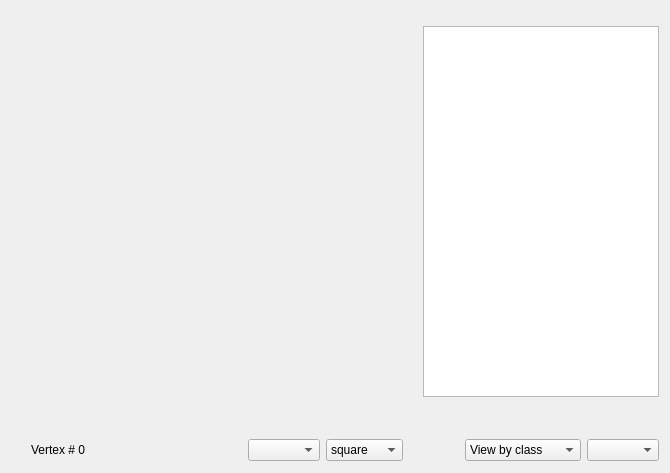
<?xml version="1.0" encoding="UTF-8"?>
<ui version="4.0">
 <class>WindowGroupPlot</class>
 <widget class="QWidget" name="WindowGroupPlot">
  <property name="geometry">
   <rect>
    <x>0</x>
    <y>0</y>
    <width>670</width>
    <height>473</height>
   </rect>
  </property>
  <property name="windowTitle">
   <string>Group Plot</string>
  </property>
  <layout class="QVBoxLayout" name="verticalLayout">
   <property name="spacing">
    <number>12</number>
   </property>
   <property name="bottomMargin">
    <number>12</number>
   </property>
   <item>
    <layout class="QHBoxLayout" name="horizontalLayout_2" stretch="1,0">
     <item>
      <widget class="WidgetGroupPlot" name="widgetPlot" native="true">
       <property name="sizePolicy">
        <sizepolicy hsizetype="Preferred" vsizetype="Preferred">
         <horstretch>1</horstretch>
         <verstretch>1</verstretch>
        </sizepolicy>
       </property>
       <property name="minimumSize">
        <size>
         <width>400</width>
         <height>300</height>
        </size>
       </property>
      </widget>
     </item>
     <item>
      <layout class="QVBoxLayout" name="verticalLayout_2">
       <property name="topMargin">
        <number>15</number>
       </property>
       <property name="bottomMargin">
        <number>30</number>
       </property>
       <item>
        <widget class="QListWidget" name="listWidget">
         <property name="flow">
          <enum>QListView::TopToBottom</enum>
         </property>
         <property name="isWrapping" stdset="0">
          <bool>true</bool>
         </property>
        </widget>
       </item>
      </layout>
     </item>
    </layout>
   </item>
   <item>
    <layout class="QHBoxLayout" name="horizontalLayout">
     <property name="spacing">
      <number>6</number>
     </property>
     <property name="leftMargin">
      <number>20</number>
     </property>
     <item>
      <widget class="QLabel" name="labelVertexNumber">
       <property name="text">
        <string>Vertex # 0</string>
       </property>
      </widget>
     </item>
     <item>
      <spacer name="horizontalSpacer">
       <property name="orientation">
        <enum>Qt::Horizontal</enum>
       </property>
       <property name="sizeHint" stdset="0">
        <size>
         <width>5</width>
         <height>5</height>
        </size>
       </property>
      </spacer>
     </item>
     <item>
      <widget class="QComboBox" name="comboBoxConfigClass"/>
     </item>
     <item>
      <widget class="QComboBox" name="comboBoxConfigShape">
       <item>
        <property name="text">
         <string>square</string>
        </property>
       </item>
       <item>
        <property name="text">
         <string>circle</string>
        </property>
       </item>
       <item>
        <property name="text">
         <string>triangle</string>
        </property>
       </item>
       <item>
        <property name="text">
         <string>diamond</string>
        </property>
       </item>
       <item>
        <property name="text">
         <string>plus</string>
        </property>
       </item>
       <item>
        <property name="text">
         <string>dot</string>
        </property>
       </item>
       <item>
        <property name="text">
         <string>asterisk</string>
        </property>
       </item>
       <item>
        <property name="text">
         <string>cross</string>
        </property>
       </item>
      </widget>
     </item>
     <item>
      <widget class="QtColorPicker" name="widgetConfigColor" native="true">
       <property name="minimumSize">
        <size>
         <width>30</width>
         <height>0</height>
        </size>
       </property>
      </widget>
     </item>
     <item>
      <spacer name="horizontalSpacer_3">
       <property name="orientation">
        <enum>Qt::Horizontal</enum>
       </property>
       <property name="sizeType">
        <enum>QSizePolicy::Fixed</enum>
       </property>
       <property name="sizeHint" stdset="0">
        <size>
         <width>20</width>
         <height>5</height>
        </size>
       </property>
      </spacer>
     </item>
     <item>
      <widget class="QComboBox" name="comboBoxViewBy">
       <item>
        <property name="text">
         <string>View by class</string>
        </property>
       </item>
       <item>
        <property name="text">
         <string>View by subject</string>
        </property>
       </item>
      </widget>
     </item>
     <item>
      <widget class="QComboBox" name="comboBoxVariable"/>
     </item>
    </layout>
   </item>
  </layout>
 </widget>
 <customwidgets>
  <customwidget>
   <class>WidgetGroupPlot</class>
   <extends>QWidget</extends>
   <header>WidgetGroupPlot.h</header>
   <container>1</container>
   <slots>
    <slot>SetCurrentVariableIndex(int)</slot>
    <slot>SetPlotType(int)</slot>
   </slots>
  </customwidget>
  <customwidget>
   <class>QtColorPicker</class>
   <extends>QWidget</extends>
   <header location="global">qtcolorpicker.h</header>
   <container>1</container>
   <slots>
    <signal>colorChanged(QColor)</signal>
    <signal>currentColorChanged(QColor)</signal>
   </slots>
  </customwidget>
 </customwidgets>
 <resources/>
 <connections>
  <connection>
   <sender>comboBoxVariable</sender>
   <signal>currentIndexChanged(int)</signal>
   <receiver>widgetPlot</receiver>
   <slot>SetCurrentVariableIndex(int)</slot>
   <hints>
    <hint type="sourcelabel">
     <x>201</x>
     <y>339</y>
    </hint>
    <hint type="destinationlabel">
     <x>277</x>
     <y>290</y>
    </hint>
   </hints>
  </connection>
 </connections>
</ui>
